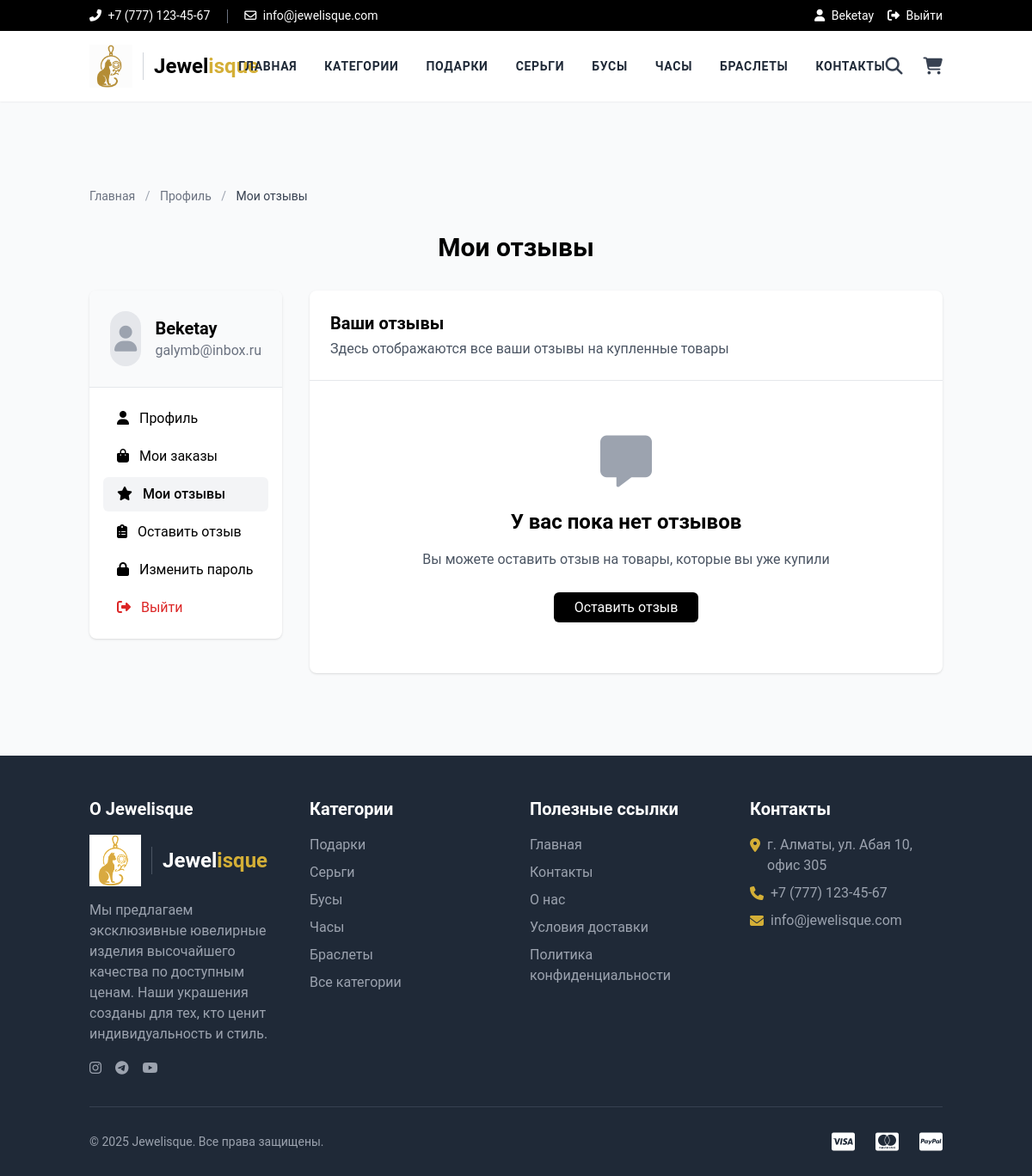
/my-reviews/ (signed in), run on an earlier commit of the app's database.
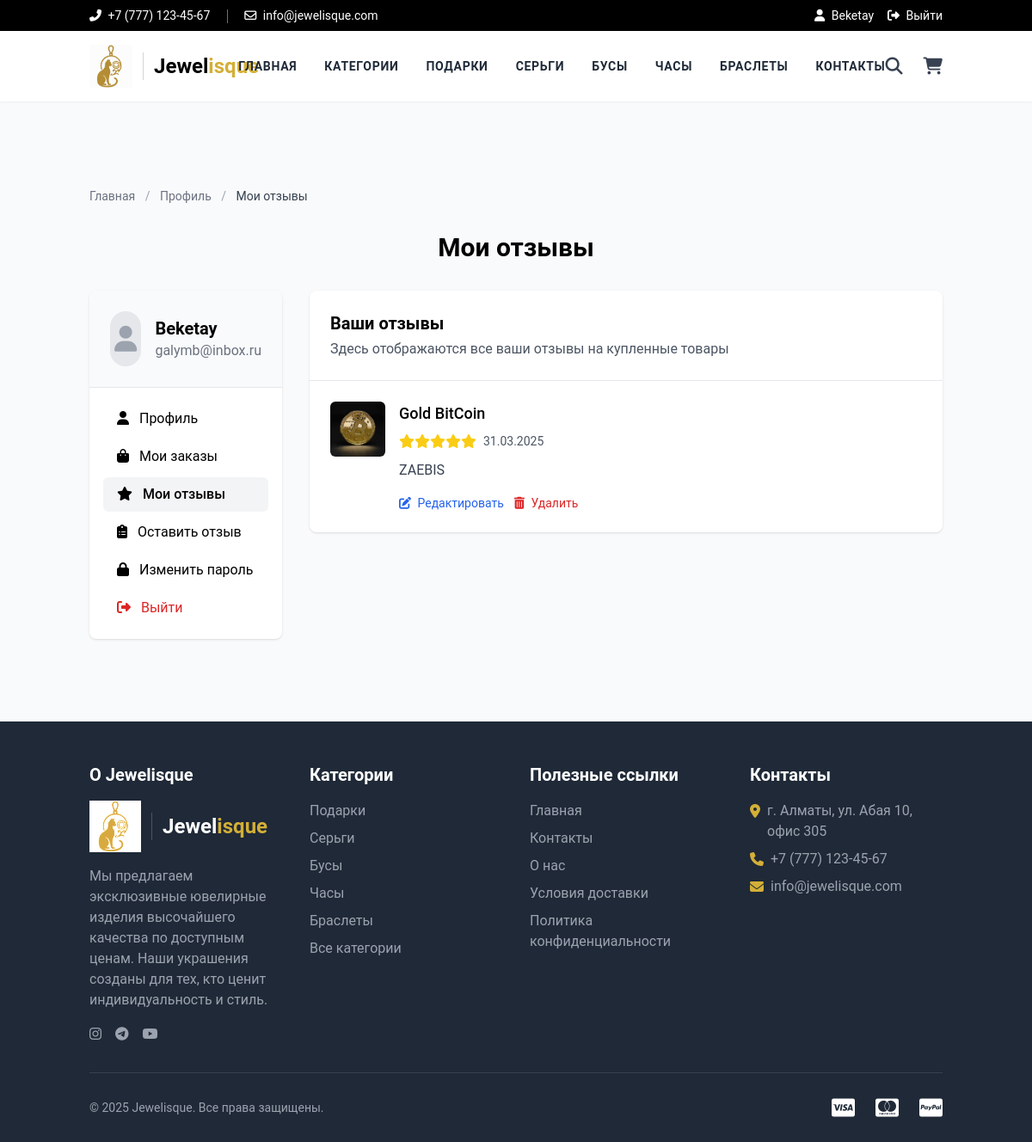
And on a later commit of the database.
### store/models.py (models this page shows, shortened)
class Category(models.Model):
    title = models.CharField(max_length=50, verbose_name="Название категории")
    slug = models.SlugField(max_length=55, verbose_name="URL категории", unique=True)
    description = models.TextField(blank=True, verbose_name="Описание категории")
    category_image = models.ImageField(upload_to='category', blank=True, null=True, verbose_name="Изображение категории")
    is_active = models.BooleanField(verbose_name="Активна?", default=True)
    is_featured = models.BooleanField(verbose_name="Рекомендуемая?", default=False)
    created_at = models.DateTimeField(auto_now_add=True, verbose_name="Дата создания")
    updated_at = models.DateTimeField(auto_now=True, verbose_name="Дата обновления")
    class Meta:
        verbose_name_plural = 'Категории'
        ordering = ('-created_at',)
        indexes = [
            models.Index(fields=['slug']),
            models.Index(fields=['is_active']),
            models.Index(fields=['is_featured']),
        ]

class Review(models.Model):
    user = models.ForeignKey(User, on_delete=models.CASCADE, verbose_name="Пользователь", db_index=True)
    product = models.ForeignKey(Product, on_delete=models.CASCADE, related_name="reviews", verbose_name="Товар", db_index=True)
    order = models.ForeignKey(Order, on_delete=models.SET_NULL, null=True, blank=True, verbose_name="Заказ", db_index=True)
    rating = models.IntegerField(choices=RATING_CHOICES, verbose_name="Оценка")
    comment = models.TextField(verbose_name="Комментарий")
    created_at = models.DateTimeField(auto_now_add=True, verbose_name="Дата создания")
    is_published = models.BooleanField(default=True, verbose_name="Опубликован")
    class Meta:
        verbose_name = "Отзыв"
        verbose_name_plural = "Отзывы"
        ordering = ['-created_at']
        unique_together = ['user', 'product', 'order']
        indexes = [
            models.Index(fields=['user']),
            models.Index(fields=['product']),
            models.Index(fields=['order']),
            models.Index(fields=['rating']),
            models.Index(fields=['is_published']),
        ]

class Product(models.Model):
    title = models.CharField(max_length=150, verbose_name="Название товара")
    slug = models.SlugField(max_length=160, verbose_name="URL товара", unique=True)
    sku = models.CharField(max_length=255, unique=True, verbose_name="Уникальный ID товара (SKU)")
    short_description = models.TextField(verbose_name="Краткое описание")
    detail_description = models.TextField(blank=True, null=True, verbose_name="Подробное описание")
    product_image = models.ImageField(upload_to='product', blank=True, null=True, verbose_name="Изображение товара")
    price = models.DecimalField(max_digits=8, decimal_places=2, verbose_name="Цена")
    category = models.ForeignKey(Category, verbose_name="Категория товара", on_delete=models.CASCADE, db_index=True)
    is_active = models.BooleanField(verbose_name="Активен?", default=True)
    is_featured = models.BooleanField(verbose_name="Рекомендуемый?", default=False)
    created_at = models.DateTimeField(auto_now_add=True, verbose_name="Дата создания")
    updated_at = models.DateTimeField(auto_now=True, verbose_name="Дата обновления")
    class Meta:
        verbose_name_plural = 'Товары'
        ordering = ('-created_at',)
        indexes = [
            models.Index(fields=['slug']),
            models.Index(fields=['sku']),
            models.Index(fields=['category']),
            models.Index(fields=['is_active']),
            models.Index(fields=['is_featured']),
            models.Index(fields=['price']),
        ]

### store/views.py (the view)
# urls.py: path('my-reviews/', views.my_reviews, name='my-reviews'),
@login_required
def my_reviews(request):
    if request.user.is_superuser:
        return redirect('store:profile')
    reviews = Review.objects.filter(user=request.user).select_related('product', 'order')
    return render(request, 'store/my_reviews.html', {'reviews': reviews})

### store/context_preprocessors.py (called while the page is built)
def store_menu(request):
    categories = Category.objects.filter(is_active=True)[:5]  # Ограничиваем до 5 категорий для меню
    return {'menu_categories': categories}

def cart_menu(request):
    if request.user.is_authenticated:
        cart_count = Cart.objects.filter(user=request.user).count()
        return {'cart_count': cart_count}
    return {'cart_count': 0}

### store/templatetags/store_tags.py (called while the page is built)
@register.simple_tag
def get_media_prefix():
    return settings.MEDIA_URL

### templates/store/my_reviews.html (shortened to what the changed rows need)
{% extends 'base.html' %}
{% load store_tags %}
{% block content %}
<div class="container mx-auto px-4 py-12">
    <h1 class="text-3xl font-bold mb-8 text-center">Мои отзывы</h1>
    <div class="grid grid-cols-1 md:grid-cols-4 gap-8">
        <div class="md:col-span-1">
            <div class="bg-white rounded-lg shadow overflow-hidden">
                <div class="p-6 bg-gray-50 border-b">
                    <div class="flex items-center">
                        <div>
                            <h2 class="text-xl font-bold">{{ request.user.username }}</h2>
                        </div>
                    </div>
                </div>
            </div>
        </div>
        <div class="md:col-span-3">
            <div class="bg-white rounded-lg shadow">
                <div class="p-6 border-b">
                    <h2 class="text-xl font-bold">Ваши отзывы</h2>
                </div>
                {% if reviews %}
                <div class="divide-y">
                    {% for review in reviews %}
                    <div class="p-6">
                        <div class="flex items-start">
                            <div class="w-16 h-16 rounded-md overflow-hidden mr-4">
                                {% if review.product.product_image %}
                                <img src="{{ review.product.product_image.url }}" alt="{{ review.product.title }}" class="w-full h-full object-cover">
                                {% else %}
                                <div class="w-full h-full bg-gray-200 flex items-center justify-center text-gray-400">
                                    <i class="fas fa-image"></i>
                                </div>
                                {% endif %}
                            </div>
                            <div class="flex-1">
                                <a href="{% url 'store:product-detail' review.product.slug %}" class="text-lg font-medium hover:text-secondary">
                                    {{ review.product.title }}
                                </a>
                                <div class="flex items-center mt-2">
                                    <div class="flex">
                                        {% for i in "12345" %}
                                            {% if forloop.counter <= review.rating %}
                                                <i class="fas fa-star text-yellow-400"></i>
                                            {% else %}
                                                <i class="far fa-star text-yellow-400"></i>
                                            {% endif %}
                                        {% endfor %}
                                    </div>
                                    <span class="ml-2 text-sm text-gray-600">{{ review.created_at|date:"d.m.Y" }}</span>
                                </div>
                                <div class="mt-3 text-gray-700">
                                    {{ review.comment }}
                                </div>
                                <div class="mt-4 flex space-x-3">
                                    <a href="{% url 'store:edit-review' review.id %}" class="text-sm text-blue-600 hover:underline">
                                        <i class="fas fa-edit mr-1"></i> Редактировать
                                    </a>
                                    <a href="{% url 'store:delete-review' review.id %}" class="text-sm text-red-600 hover:underline">
                                        <i class="fas fa-trash-alt mr-1"></i> Удалить
                                    </a>
                                </div>
                            </div>
                        </div>
                    </div>
                    {% endfor %}
                </div>
                {% else %}
                <div class="text-center py-16">
                    <div class="mb-6 text-gray-400">
                        <i class="fas fa-comment-alt text-6xl"></i>
                    </div>
                    <h3 class="text-2xl font-semibold mb-4">У вас пока нет отзывов</h3>
                    <p class="text-gray-600 mb-8">Вы можете оставить отзыв на товары, которые вы уже купили</p>
                    <a href="{% url 'store:my-purchased-products' %}" class="px-6 py-2 bg-black text-white rounded-md hover:bg-opacity-90 transition">
                        Оставить отзыв
                    </a>
                </div>
                {% endif %}
            </div>
        </div>
    </div>
</div>
{% endblock %}

### templates/base.html (shortened to what the changed rows need)
<!DOCTYPE html>
<html lang="ru">
<head>
    {% load static %}
    {% load store_tags %}
    <link rel="stylesheet" href="{% static 'css/styles.css' %}">
    <link rel="stylesheet" href="https://cdnjs.cloudflare.com/ajax/libs/font-awesome/6.4.0/css/all.min.css">
    <link rel="stylesheet" href="{% static 'css/base_style.css' %}">
    <script src="https://cdn.tailwindcss.com"></script>
</head>
<body class="bg-gray-50 flex flex-col min-h-screen">
    <header class="bg-white shadow-sm fixed top-0 left-0 right-0 w-full z-50">
        <div class="container mx-auto px-4">
            <div class="flex justify-between items-center py-4">
                <nav class="hidden md:flex space-x-8 text-sm font-bold">
                    <a href="{% url 'store:home' %}" class="nav-link text-gray-800 hover:text-secondary transition hover:scale-105">Главная</a>
                    <a href="{% url 'store:all-categories' %}" class="nav-link text-gray-800 hover:text-secondary transition hover:scale-105">Категории</a>
                    {% for category in menu_categories %}
                    <a href="{% url 'store:category-products' category.slug %}" class="nav-link text-gray-800 hover:text-secondary transition hover:scale-105">{{ category.title }}</a>
                    {% endfor %}
                    <a href="{% url 'store:contacts' %}" class="nav-link text-gray-800 hover:text-secondary transition hover:scale-105">Контакты</a>
                </nav>
            </div>
        </div>
    </header>
    <main class="flex-grow mt-[170px]">
        {% block content %}{% endblock %}
    </main>
    <footer class="bg-gray-800 text-white pt-12 pb-6 mt-12">
        <div class="container mx-auto px-4">
            <div class="grid grid-cols-1 md:grid-cols-4 gap-8 mb-8">
                <div>
                    <ul class="space-y-2">
                        {% for category in menu_categories %}
                        <li>
                            <a href="{% url 'store:category-products' category.slug %}" class="text-gray-400 hover:text-secondary transition">{{ category.title }}</a>
                        </li>
                        {% endfor %}
                    </ul>
                </div>
            </div>
        </div>
    </footer>
</body>
</html>

What changed in the data, as far as the page shows it:
added Review: product.product_image (picture), product "Gold BitCoin", rating 5 (drawn), created_at "31.03.2025", comment "ZAEBIS"
Also different on the page:
text no longer shown: "У вас пока нет отзывов Вы можете оставить отзыв на товары, которые вы уже купили Оставить отзыв"
